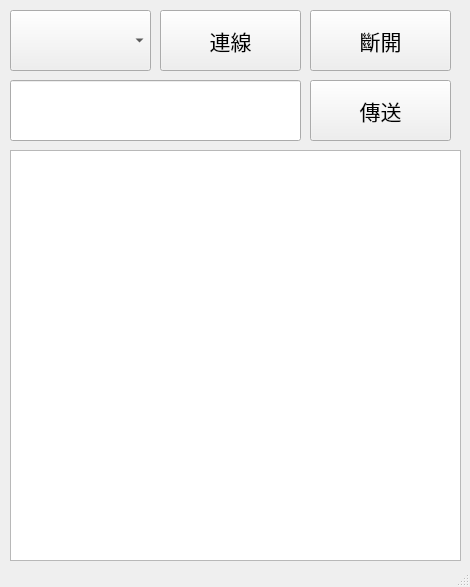
<?xml version="1.0" encoding="UTF-8"?>
<ui version="4.0">
 <class>RS232</class>
 <widget class="QMainWindow" name="RS232">
  <property name="geometry">
   <rect>
    <x>0</x>
    <y>0</y>
    <width>470</width>
    <height>587</height>
   </rect>
  </property>
  <property name="windowTitle">
   <string>RS232</string>
  </property>
  <widget class="QWidget" name="centralwidget">
   <widget class="QLineEdit" name="txt_SendMessage">
    <property name="geometry">
     <rect>
      <x>10</x>
      <y>80</y>
      <width>291</width>
      <height>61</height>
     </rect>
    </property>
    <property name="font">
     <font>
      <family>Consolas</family>
      <pointsize>16</pointsize>
     </font>
    </property>
   </widget>
   <widget class="QComboBox" name="cmb_Port">
    <property name="geometry">
     <rect>
      <x>10</x>
      <y>10</y>
      <width>141</width>
      <height>61</height>
     </rect>
    </property>
    <property name="font">
     <font>
      <family>Consolas</family>
      <pointsize>16</pointsize>
     </font>
    </property>
   </widget>
   <widget class="QPushButton" name="btn_Connect">
    <property name="geometry">
     <rect>
      <x>160</x>
      <y>10</y>
      <width>141</width>
      <height>61</height>
     </rect>
    </property>
    <property name="font">
     <font>
      <family>Consolas</family>
      <pointsize>16</pointsize>
     </font>
    </property>
    <property name="text">
     <string>連線</string>
    </property>
   </widget>
   <widget class="QPushButton" name="btn_Disconnect">
    <property name="geometry">
     <rect>
      <x>310</x>
      <y>10</y>
      <width>141</width>
      <height>61</height>
     </rect>
    </property>
    <property name="font">
     <font>
      <family>Consolas</family>
      <pointsize>16</pointsize>
     </font>
    </property>
    <property name="text">
     <string>斷開</string>
    </property>
   </widget>
   <widget class="QPushButton" name="btn_SendMessage">
    <property name="geometry">
     <rect>
      <x>310</x>
      <y>80</y>
      <width>141</width>
      <height>61</height>
     </rect>
    </property>
    <property name="font">
     <font>
      <family>Consolas</family>
      <pointsize>16</pointsize>
     </font>
    </property>
    <property name="text">
     <string>傳送</string>
    </property>
   </widget>
   <widget class="QTextEdit" name="rtb_ReceiveMessage">
    <property name="geometry">
     <rect>
      <x>10</x>
      <y>150</y>
      <width>451</width>
      <height>411</height>
     </rect>
    </property>
    <property name="font">
     <font>
      <family>Consolas</family>
      <pointsize>16</pointsize>
     </font>
    </property>
   </widget>
  </widget>
  <widget class="QStatusBar" name="statusbar"/>
 </widget>
 <resources/>
 <connections/>
</ui>
